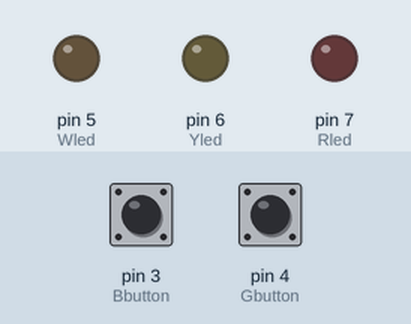
Simulated run of this sketch. Board: Arduino Uno, built with avr-gcc and run on an emulated ATmega328P. Parts: output pins drawn as LEDs (lit = HIGH). The inputs (shaded band) are chosen by the test bench; at power-on: pin 3 (Bbutton) LOW, pin 4 (Gbutton) LOW.

Above: at 1.2 s.
1.3 s: pin 3 (Bbutton) pulled HIGH for 3.2 s
At 6.5 s:
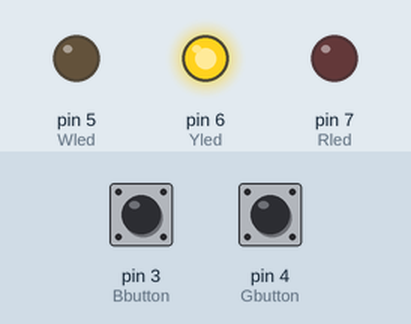
Timing chart, 0 to 8.0 s (numbered marks = the images above; inputs shaded):
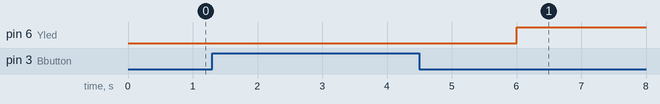

The sketch:

Switch_cont_button.ino
```cpp
/*
  https://www.arduino.cc/en/Tutorial/BuiltInExamples/StateChangeDetection
*/

// this constant won't change:
const int Bbutton = 3;  // the pin that the pushbutton is attached to
const int Gbutton = 4;
const int Wled =5;    // the pin that the LED is attached to
const int sensor_pin = A0;
const int Yled =6;
const int Rled =7;

unsigned long threesec = 0;
unsigned long latethreesec = 0;


// Variables will change:
int buttonPushCounter = 0;  // counter for the number of button presses
int buttonState = 0;        // current state of the button
int buttonState_1 = 0;
int lastButtonState = 0;    // previous state of the button
int button_pressed = 0;
int button_depressed = 1;
int buttonHigh =0;
void setup()
{
  // initialize the button pin as a input:
  pinMode(Bbutton, INPUT);
  pinMode(Gbutton, INPUT);
  // initialize the LED as an output:
  pinMode(Wled, OUTPUT);
  pinMode(Yled, OUTPUT);
  pinMode(Rled, OUTPUT);
  // initialize serial communication:
  Serial.begin(9600);
}


void loop()
 {

    buttonState = digitalRead(Bbutton);
    buttonState_1 = digitalRead(Gbutton);
    int button_state;
    if (buttonState != lastButtonState) buttonHigh=buttonCheck(button_state);
    inturthree();
    //Serial.println(threesec);
}
int buttonCheck(int button_vlaue) {

 if (buttonState)
  {
     button_depressed ++;
     if(button_depressed == 160)
     {
     button_depressed = 0;
     buttonPushCounter++;
     Serial.println("OFF");
     digitalWrite(Wled, HIGH);
     lastButtonState = buttonState;

     }

     return 1;
   }
   else
   {
      button_pressed ++;
     if (button_pressed == 160)
     {
     button_pressed=0;
     Serial.println("ON");
     digitalWrite(Wled, LOW);

     lastButtonState = buttonState;
     }

     return 0;
   }
}

void inturthree(){
  threesec = millis();
  if (threesec - latethreesec >= 2000){
    if(buttonState == HIGH){
      digitalWrite(Yled, LOW);
      latethreesec = threesec;
    }else{
      digitalWrite(Yled, HIGH);
      delay(100);
      digitalWrite(Yled, LOW);
      threesec = 0;
      latethreesec = 0;
    }

  }
}
```

Measured:
- after the input at 1.3 s, pin 6 (Yled): LOW → HIGH after 4.7 s instead of 0.70 s
